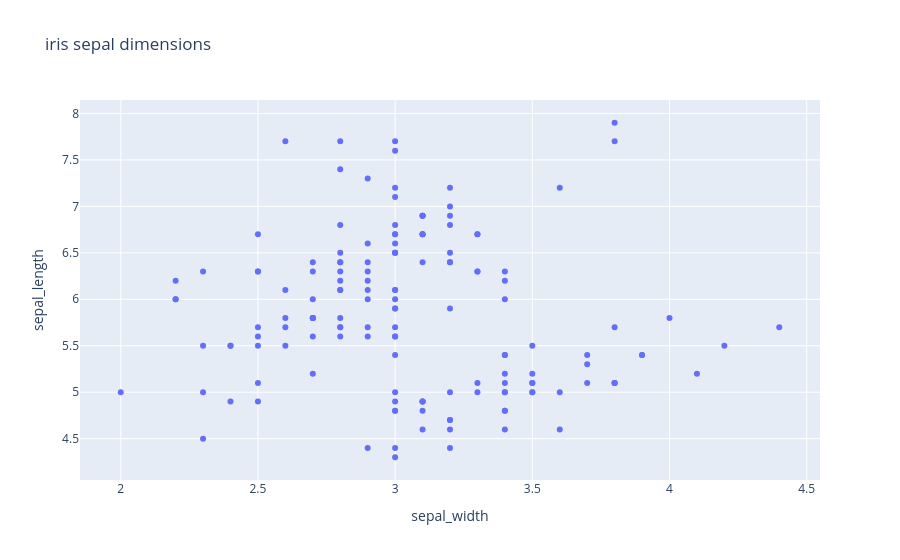

Here is the notebook cell this chart was saved with:
### Code cell
# Interactive Plot
import plotly.express as px
iris=px.data.iris()
fig=px.scatter(iris,x='sepal_width',y='sepal_length',title='iris sepal dimensions')
fig.show()

### Figure 1 — Plotly figure (JSON) as saved in the notebook; plotly's stock layout.template omitted (floating-point values rounded to 4 significant figures; data arrays with more than 128 entries replaced by an {"elided": "..."} marker saying what was removed)
{"data": [{"hovertemplate": "sepal_width=%{x}<br>sepal_length=%{y}<extra></extra>", "legendgroup": "", "marker": {"color": "#636efa", "symbol": "circle"}, "mode": "markers", "name": "", "orientation": "v", "showlegend": false, "type": "scatter", "x": {"elided": "150 float values"}, "xaxis": "x", "y": {"elided": "150 float values"}, "yaxis": "y"}], "layout": {"legend": {"tracegroupgap": 0}, "title": {"text": "iris sepal dimensions"}, "xaxis": {"anchor": "y", "domain": [0, 1], "title": {"text": "sepal_width"}}, "yaxis": {"anchor": "x", "domain": [0, 1], "title": {"text": "sepal_length"}}}}
